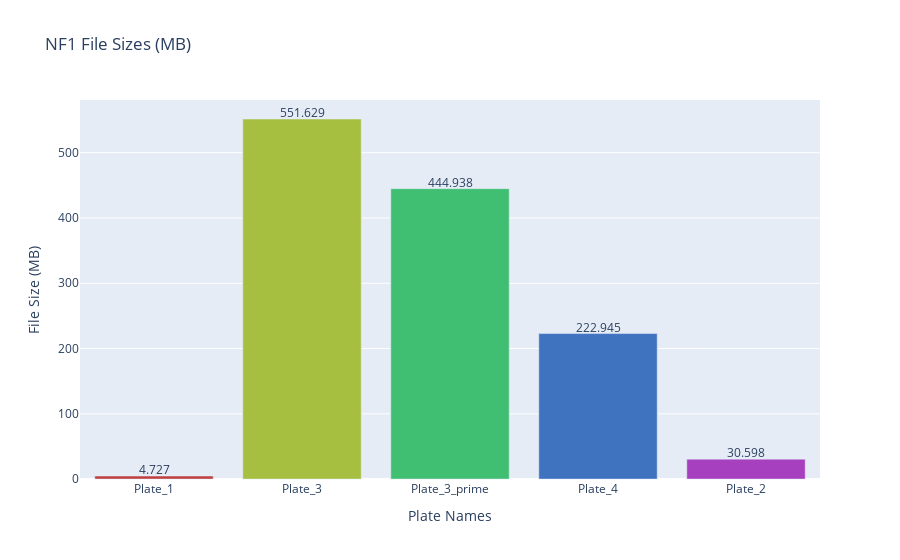

Write notebook code for a chart like this one.
### Markdown cell above
## Plotting file size

### Code cell
plot_file_sizes(nf1_file_sizes, title="NF1 File Sizes (MB)")

### Figure 1 — Plotly figure (JSON) as saved in the notebook; plotly's stock layout.template omitted (floating-point values rounded to 4 significant figures)
{"data": [{"marker": {"color": ["hsl(0.0, 50%, 50%)", "hsl(72.0, 50%, 50%)", "hsl(144.0, 50%, 50%)", "hsl(216.0, 50%, 50%)", "hsl(288.0, 50%, 50%)"]}, "type": "bar", "x": ["Plate_1", "Plate_3", "Plate_3_prime", "Plate_4", "Plate_2"], "y": [4.727, 551.6, 444.9, 222.9, 30.6]}], "layout": {"annotations": [{"showarrow": false, "text": "4.727", "x": "Plate_1", "y": 14.73}, {"showarrow": false, "text": "551.629", "x": "Plate_3", "y": 561.6}, {"showarrow": false, "text": "444.938", "x": "Plate_3_prime", "y": 454.9}, {"showarrow": false, "text": "222.945", "x": "Plate_4", "y": 232.9}, {"showarrow": false, "text": "30.598", "x": "Plate_2", "y": 40.6}], "title": {"text": "NF1 File Sizes (MB)"}, "xaxis": {"title": {"text": "Plate Names"}}, "yaxis": {"title": {"text": "File Size (MB)"}}}}
